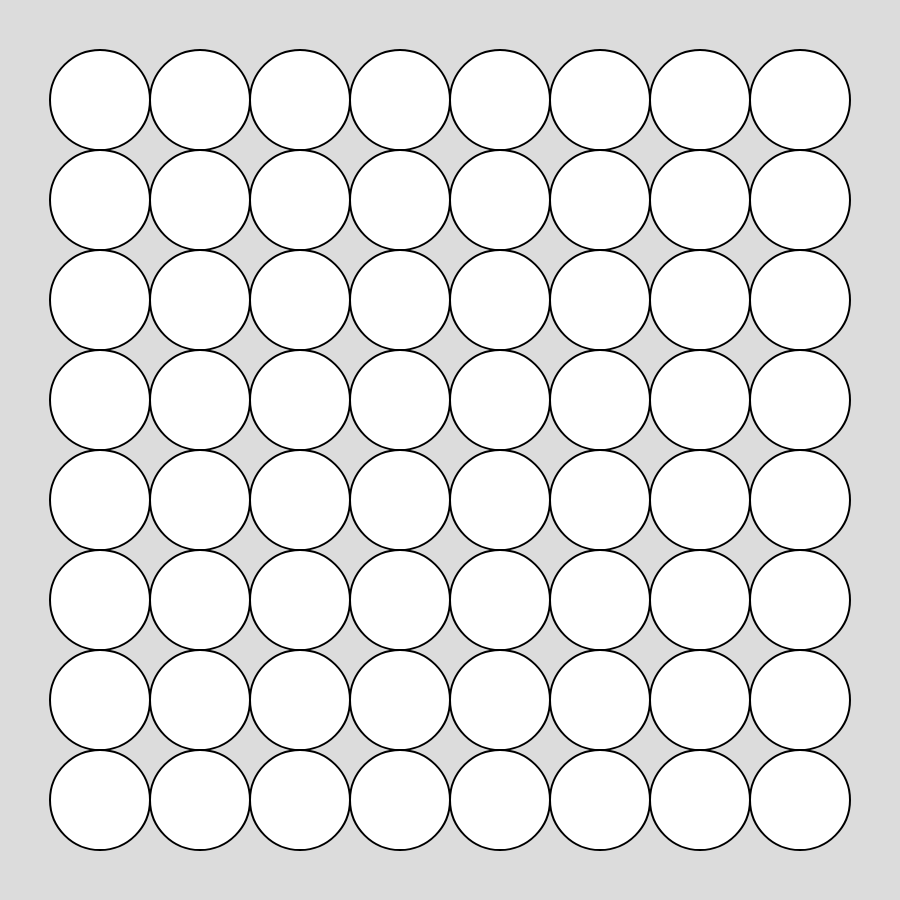
Frame 1 (no input)
Frame 2 (the mouse pressed at the canvas centre, redrawn once): identical to frame 1, image omitted

The p5.js sketch that drew this single still picture (run headless with seeded random() and noise() and a simulated clock; the mouse was pressed at the canvas centre and the sketch redrawn once):

// p5.js sketch
// ── sketch.js
function setup() {
  createCanvas(900, 900);
  noLoop();
}

function draw() {
  background(220);
  translate(100, 100);

  for (let x = 0; x < 8; x++) {
    for (let y = 0; y < 8; y++) {
      push();
      translate(x * 100, y * 100);

      // Modify the circles using functions like stroke(), fill(), strokeWeight()
      stroke(0);
      fill(255);
      strokeWeight(2);
      ellipse(0, 0, 100, 100);

      pop();
    }
  }
}
